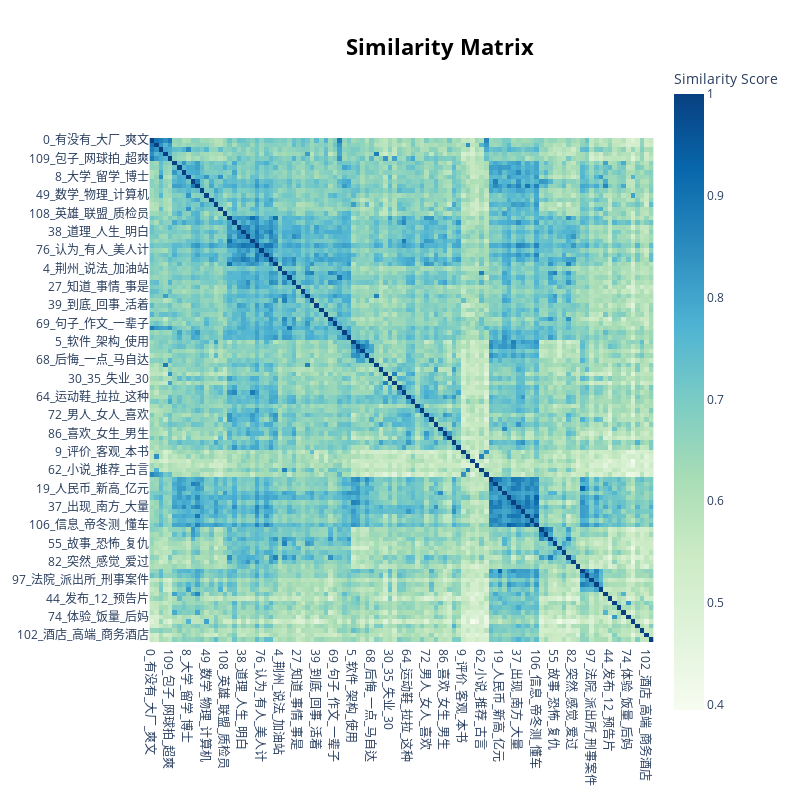

Notebook code for this chart:
### Code cell
topic_similar_heatmap = topic_model.visualize_heatmap(n_clusters=11)
topic_similar_heatmap.write_html('topic_similar_heatmap.html')
topic_similar_heatmap

### Figure 1 — Plotly figure (JSON) as saved in the notebook; plotly's stock layout.template omitted (floating-point values rounded to 4 significant figures; data arrays with more than 128 entries replaced by an {"elided": "..."} marker saying what was removed)
{"data": [{"coloraxis": "coloraxis", "hovertemplate": "x: %{x}<br>y: %{y}<br>Similarity Score: %{z}<extra></extra>", "name": "0", "type": "heatmap", "x": ["0_有没有_大厂_爽文", "54_推荐_好书_附件", "60_浙大_事业单位_大一", "90_虚拟人_一个_颗粒", "109_包子_网球拍_超爽", "1_中国_日本_西方", "3_比赛_这场_赛季", "6_城市_南京_旅游", "8_大学_留学_博士", "10_日军_抗日战争_步兵", "34_总统_以色列_局势", "43_智商_工资_比较", "49_数学_物理_计算机", "51_体制_领导_表现", "53_提高_能力_技巧", "96_大学生_毕业_身体素质", "108_英雄_联盟_质检员", "2_离婚_女儿_老公", "22_生活_农村_顶级", "36_真的_恶人_鼓励", "38_道理_人生_明白", "41_觉得_听见_看见", "47_孩子_家长_发脾气", "73_逐渐_抑郁_问题", "76_认为_有人_美人计", "77_存在_是否_夸克", "81_清醒_那种_爽文", "94_大龄_剩女_舞女", "4_荆州_说法_加油站", "13_小说_女主_作家", "21_龙珠_布尔_吉塔", "25_笑话_文案_段子", "27_知道_事情_事是", "29_好看_有没有_追妻", "32_开头_故事_一个", "33_女王_新闻_主演", "39_到底_回事_活着", "59_特别_三观_有没有", "63_世界_局势_真相", "66_杜甫_苏轼_半句", "69_句子_作文_一辈子", "88_名字_hu_带土", "91_朋克_赛博_一生", "100_侦探_柯南_佐助", "5_软件_架构_使用", "18_小米_华为_iphone", "42_苹果_手机_安卓", "46_相机_摄影_拍照", "68_后悔_一点_马自达", "7_一个_看出_瞬间", "14_医院_患者_治疗", "24_好吃_火锅_饮料", "30_35_失业_30", "31_食物_黄芪_吃苦", "57_女性_男性_红斑狼疮", "58_家庭_孩子_原生", "64_运动鞋_拉拉_这种", "65_小甜文_超级_有没有", "70_现在_民宿_入手", "71_越来越_现在_冷清", "72_男人_女人_喜欢", "80_赚钱_副业_上班", "83_人类_动物_兔子", "85_无聊_游戏_三天", "86_喜欢_女生_男生", "89_男生_女生_怎样才能", "93_肌肉_健身_注意", "98_穷人_思维_不够", "9_评价_客观_本书", "35_推荐_甜文_书籍", "48_漂亮_校笺_最土", "61_一句_信息量_哪句", "62_小说_推荐_古言", "92_评价_非宝_燕双鹰", "11_汽车_销量_新能源", "16_飞机_地球_战斗机", "19_人民币_新高_亿元", "20_游戏_手游_二次元", "23_东方_甄选_董宇辉", "26_带来_客户_外贸", "37_出现_南方_大量", "50_装修_需要_厨房", "84_释放_会议_信号", "95_公众_首航_首艘", "106_信息_帝冬测_懂车", "12_刘邦_诸葛亮_李世民", "15_皇帝_清朝_王朝", "28_孙悟空_外传_武林", "55_故事_恐怖_复仇", "75_难忘_发生_龌龊", "78_事件_真实_历史", "79_红楼梦_宝琴_丫鬟", "82_突然_感觉_爱过", "107_重要_颜值_爱情", "17_银行_信用卡_社保", "45_交通事故_赔偿_工伤", "97_法院_派出所_刑事案件", "103_辞退_劳动法_员工", "105_公务员_教师_每年", "40_俄罗斯_乌克兰_欧洲", "44_发布_12_预告片", "52_体验_一种_开窍", "56_最大_感受_吃掉", "67_美国_高铁_统治", "74_体验_饭量_后妈", "87_学习_感悟_收获", "99_运动_有氧_为主", "101_托福_160km_随身带", "102_酒店_高端_商务酒店", "104_程度_达到_高到"], "xaxis": "x", "y": ["0_有没有_大厂_爽文", "54_推荐_好书_附件", "60_浙大_事业单位_大一", "90_虚拟人_一个_颗粒", "109_包子_网球拍_超爽", "1_中国_日本_西方", "3_比赛_这场_赛季", "6_城市_南京_旅游", "8_大学_留学_博士", "10_日军_抗日战争_步兵", "34_总统_以色列_局势", "43_智商_工资_比较", "49_数学_物理_计算机", "51_体制_领导_表现", "53_提高_能力_技巧", "96_大学生_毕业_身体素质", "108_英雄_联盟_质检员", "2_离婚_女儿_老公", "22_生活_农村_顶级", "36_真的_恶人_鼓励", "38_道理_人生_明白", "41_觉得_听见_看见", "47_孩子_家长_发脾气", "73_逐渐_抑郁_问题", "76_认为_有人_美人计", "77_存在_是否_夸克", "81_清醒_那种_爽文", "94_大龄_剩女_舞女", "4_荆州_说法_加油站", "13_小说_女主_作家", "21_龙珠_布尔_吉塔", "25_笑话_文案_段子", "27_知道_事情_事是", "29_好看_有没有_追妻", "32_开头_故事_一个", "33_女王_新闻_主演", "39_到底_回事_活着", "59_特别_三观_有没有", "63_世界_局势_真相", "66_杜甫_苏轼_半句", "69_句子_作文_一辈子", "88_名字_hu_带土", "91_朋克_赛博_一生", "100_侦探_柯南_佐助", "5_软件_架构_使用", "18_小米_华为_iphone", "42_苹果_手机_安卓", "46_相机_摄影_拍照", "68_后悔_一点_马自达", "7_一个_看出_瞬间", "14_医院_患者_治疗", "24_好吃_火锅_饮料", "30_35_失业_30", "31_食物_黄芪_吃苦", "57_女性_男性_红斑狼疮", "58_家庭_孩子_原生", "64_运动鞋_拉拉_这种", "65_小甜文_超级_有没有", "70_现在_民宿_入手", "71_越来越_现在_冷清", "72_男人_女人_喜欢", "80_赚钱_副业_上班", "83_人类_动物_兔子", "85_无聊_游戏_三天", "86_喜欢_女生_男生", "89_男生_女生_怎样才能", "93_肌肉_健身_注意", "98_穷人_思维_不够", "9_评价_客观_本书", "35_推荐_甜文_书籍", "48_漂亮_校笺_最土", "61_一句_信息量_哪句", "62_小说_推荐_古言", "92_评价_非宝_燕双鹰", "11_汽车_销量_新能源", "16_飞机_地球_战斗机", "19_人民币_新高_亿元", "20_游戏_手游_二次元", "23_东方_甄选_董宇辉", "26_带来_客户_外贸", "37_出现_南方_大量", "50_装修_需要_厨房", "84_释放_会议_信号", "95_公众_首航_首艘", "106_信息_帝冬测_懂车", "12_刘邦_诸葛亮_李世民", "15_皇帝_清朝_王朝", "28_孙悟空_外传_武林", "55_故事_恐怖_复仇", "75_难忘_发生_龌龊", "78_事件_真实_历史", "79_红楼梦_宝琴_丫鬟", "82_突然_感觉_爱过", "107_重要_颜值_爱情", "17_银行_信用卡_社保", "45_交通事故_赔偿_工伤", "97_法院_派出所_刑事案件", "103_辞退_劳动法_员工", "105_公务员_教师_每年", "40_俄罗斯_乌克兰_欧洲", "44_发布_12_预告片", "52_体验_一种_开窍", "56_最大_感受_吃掉", "67_美国_高铁_统治", "74_体验_饭量_后妈", "87_学习_感悟_收获", "99_运动_有氧_为主", "101_托福_160km_随身带", "102_酒店_高端_商务酒店", "104_程度_达到_高到"], "yaxis": "y", "z": {"elided": "110x110 float values"}}], "layout": {"coloraxis": {"colorbar": {"title": {"text": "Similarity Score"}}, "colorscale": [[0, "rgb(247,252,240)"], [0.125, "rgb(224,243,219)"], [0.25, "rgb(204,235,197)"], [0.375, "rgb(168,221,181)"], [0.5, "rgb(123,204,196)"], [0.625, "rgb(78,179,211)"], [0.75, "rgb(43,140,190)"], [0.875, "rgb(8,104,172)"], [1, "rgb(8,64,129)"]]}, "height": 800, "hoverlabel": {"bgcolor": "white", "font": {"family": "Rockwell", "size": 16}}, "legend": {"title": {"text": "Trend"}}, "margin": {"t": 60}, "showlegend": true, "title": {"font": {"color": "Black", "size": 22}, "text": "<b>Similarity Matrix</b>", "x": 0.55, "xanchor": "center", "y": 0.95, "yanchor": "top"}, "width": 800, "xaxis": {"anchor": "y", "constrain": "domain", "domain": [0, 1], "scaleanchor": "y"}, "yaxis": {"anchor": "x", "autorange": "reversed", "constrain": "domain", "domain": [0, 1]}}}
